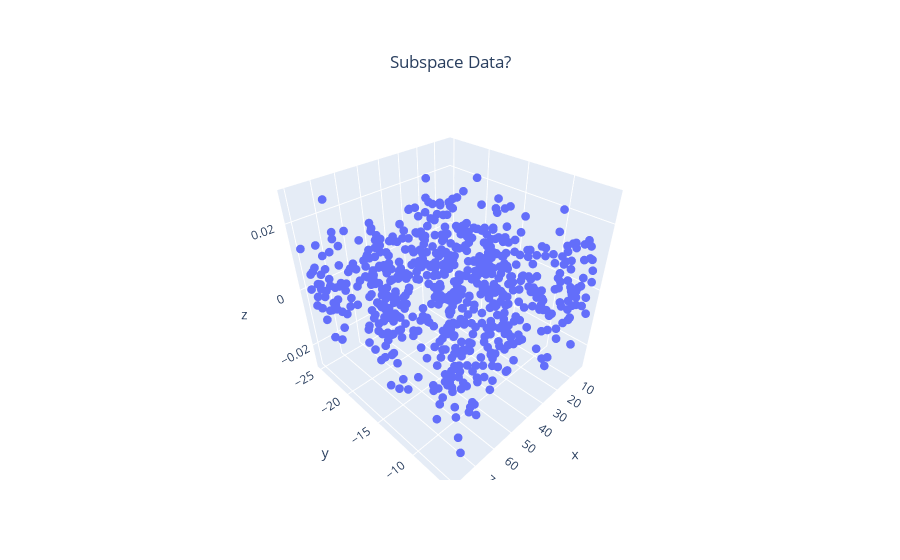

Notebook code cell kept with this figure:
### Markdown cell above
### Let's try


In this case lets assume that $\tilde{\mathbf{M}}_3$ is the rank-3 approximation of $\mathbf{M}$.

Given that: $\mathbf{M} = \mathbf{U} \mathbf{\Sigma} \mathbf{V}^T$, then

$\tilde{\mathbf{M}}_3 = \begin{bmatrix} \mathbf{u}_1 & \mathbf{u}_2 & \mathbf{u}_3  \end{bmatrix}  \begin{bmatrix} \sigma_1 & 0 & 0 \\ 0 & \sigma_2 & 0 \\ 0 & 0 & \sigma_3 \end{bmatrix} \begin{bmatrix} \mathbf{v}_1^T \\ \mathbf{v}_2^T \\ \mathbf{v}_3^T   \end{bmatrix}$ = $\begin{bmatrix} \mathbf{u}_1 & \mathbf{u}_2 & \mathbf{u}_3  \end{bmatrix} \mathbf{C} $

Recall that $\mathbf{u}_i, \mathbf{v}_j$ are column vectors and columns of $\mathbf{C}$ contains the coordinates of points in $\mathbf{M}$ when they are projected down to $3D$.  

Therefore, finding $\mathbf{C}$ and plotting as follows:  
```CMe(C)```  
should provide the plot.  
When you rotate this plot so that ```S1``` is readable, ```S2``` should not be visible, and when you rotate the view properly for $90$$ degress, ```S2``` should be readable, but not ```S1```. This is as if you are vertically looking onto two neigbouring faces of a rectangular prism, and seeing different strings on each face.  

Check out the demo cell below. If you look at XY plane vertically, you should read ```FACE```, if you rotate it 90 degrees and look at XZ plane, you see just some random points. If you implement this part properly, on XY plane you should read ```S1``` and on XZ plane ```S2``` should be readable.

However, note that this implies more that just printing on the face of a prism, which is not the answer to this question. Becasue if you do so, when ```S1``` is printed, ```S2``` will show up as a line.

What is required is, when we look at the in the direction to see ```S1```, ```S2``` should not leave a mark on the scened, and vice versa in the no noise case. Of course noise will contaminate the scene and effect the result.

### Code cell
# demo cell
Tdemo, _ = text2mat('FACE')
Tdemo = Tdemo + np.random.randn(*Tdemo.shape)*0.01
CMe(Tdemo)

### Figure 1 — Plotly figure (JSON) as saved in the notebook; plotly's stock layout.template omitted (floating-point values rounded to 4 significant figures; data arrays with more than 128 entries replaced by an {"elided": "..."} marker saying what was removed)
{"data": [{"marker": {"size": 3}, "mode": "markers", "name": "Plane", "type": "scatter3d", "x": {"elided": "653 float values"}, "y": {"elided": "653 float values"}, "z": {"elided": "653 float values"}}], "layout": {"title": {"text": "Subspace Data?", "x": 0.5, "xanchor": "center", "y": 0.9, "yanchor": "top"}}}
